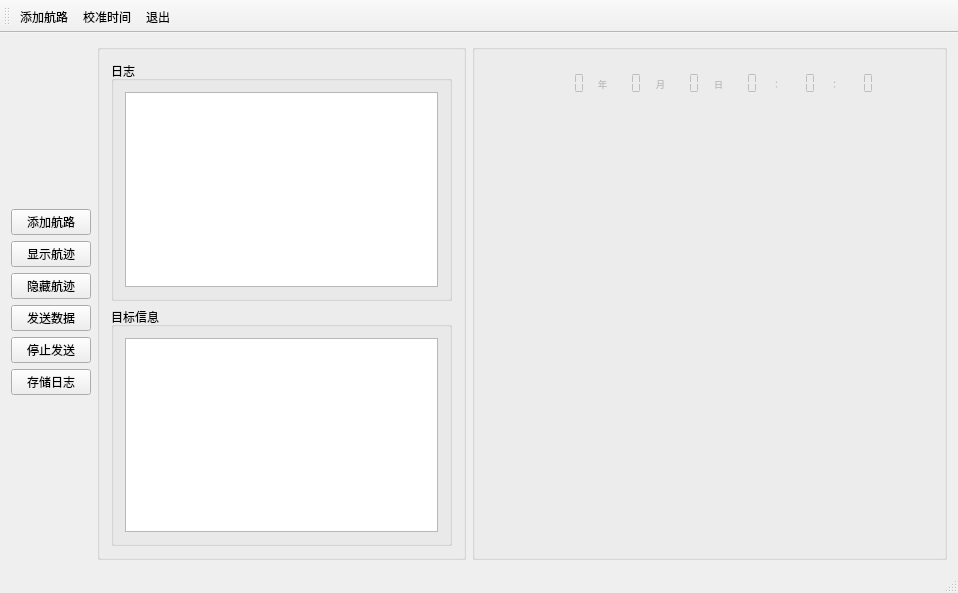
<?xml version="1.0" encoding="UTF-8"?>
<ui version="4.0">
 <class>QFlightPath</class>
 <widget class="QMainWindow" name="QFlightPath">
  <property name="geometry">
   <rect>
    <x>0</x>
    <y>0</y>
    <width>958</width>
    <height>593</height>
   </rect>
  </property>
  <property name="windowTitle">
   <string>模拟航路生成系统V1.0</string>
  </property>
  <widget class="QWidget" name="centralWidget">
   <layout class="QGridLayout" name="gridLayout_2">
    <item row="0" column="2">
     <layout class="QVBoxLayout" name="verticalLayout_3"/>
    </item>
    <item row="0" column="1">
     <layout class="QVBoxLayout" name="verticalLayout_2">
      <item>
       <spacer name="verticalSpacer_3">
        <property name="orientation">
         <enum>Qt::Vertical</enum>
        </property>
        <property name="sizeHint" stdset="0">
         <size>
          <width>20</width>
          <height>22</height>
         </size>
        </property>
       </spacer>
      </item>
      <item>
       <widget class="QPushButton" name="pushButton">
        <property name="text">
         <string>添加航路</string>
        </property>
       </widget>
      </item>
      <item>
       <widget class="QPushButton" name="btnDisplayFlightPath">
        <property name="text">
         <string>显示航迹</string>
        </property>
       </widget>
      </item>
      <item>
       <widget class="QPushButton" name="btnHideFlightPath">
        <property name="text">
         <string>隐藏航迹</string>
        </property>
       </widget>
      </item>
      <item>
       <widget class="QPushButton" name="btnSend">
        <property name="text">
         <string>发送数据</string>
        </property>
       </widget>
      </item>
      <item>
       <widget class="QPushButton" name="btnDisconnect">
        <property name="text">
         <string>停止发送</string>
        </property>
       </widget>
      </item>
      <item>
       <widget class="QPushButton" name="btnSavelog">
        <property name="text">
         <string>存储日志</string>
        </property>
       </widget>
      </item>
      <item>
       <spacer name="verticalSpacer_2">
        <property name="orientation">
         <enum>Qt::Vertical</enum>
        </property>
        <property name="sizeHint" stdset="0">
         <size>
          <width>20</width>
          <height>134</height>
         </size>
        </property>
       </spacer>
      </item>
     </layout>
    </item>
    <item row="0" column="3">
     <widget class="QGroupBox" name="groupBox_3">
      <property name="title">
       <string/>
      </property>
      <layout class="QVBoxLayout" name="verticalLayout_5">
       <item>
        <widget class="QGroupBox" name="groupBox_4">
         <property name="title">
          <string>日志</string>
         </property>
         <layout class="QVBoxLayout" name="verticalLayout_4">
          <item>
           <widget class="QPlainTextEdit" name="editlog">
            <property name="enabled">
             <bool>true</bool>
            </property>
           </widget>
          </item>
         </layout>
        </widget>
       </item>
       <item>
        <widget class="QGroupBox" name="groupBox_2">
         <property name="title">
          <string>目标信息</string>
         </property>
         <layout class="QHBoxLayout" name="horizontalLayout_4">
          <item>
           <widget class="QTableWidget" name="FlightPathTable">
            <property name="enabled">
             <bool>true</bool>
            </property>
            <property name="sizePolicy">
             <sizepolicy hsizetype="Ignored" vsizetype="Expanding">
              <horstretch>0</horstretch>
              <verstretch>0</verstretch>
             </sizepolicy>
            </property>
            <property name="font">
             <font>
              <family>微软雅黑</family>
              <pointsize>15</pointsize>
             </font>
            </property>
            <property name="sortingEnabled">
             <bool>false</bool>
            </property>
           </widget>
          </item>
         </layout>
        </widget>
       </item>
      </layout>
     </widget>
    </item>
    <item row="0" column="4">
     <widget class="QGroupBox" name="groupBox">
      <layout class="QVBoxLayout" name="verticalLayout">
       <item>
        <widget class="TimeWidget" name="widget" native="true">
         <property name="enabled">
          <bool>false</bool>
         </property>
         <property name="sizePolicy">
          <sizepolicy hsizetype="Preferred" vsizetype="Fixed">
           <horstretch>0</horstretch>
           <verstretch>0</verstretch>
          </sizepolicy>
         </property>
         <property name="autoFillBackground">
          <bool>false</bool>
         </property>
         <layout class="QHBoxLayout" name="horizontalLayout">
          <item>
           <spacer name="horizontalSpacer_2">
            <property name="orientation">
             <enum>Qt::Horizontal</enum>
            </property>
            <property name="sizeHint" stdset="0">
             <size>
              <width>40</width>
              <height>20</height>
             </size>
            </property>
           </spacer>
          </item>
          <item>
           <widget class="QLCDNumber" name="LCDYear">
            <property name="sizePolicy">
             <sizepolicy hsizetype="Fixed" vsizetype="Minimum">
              <horstretch>0</horstretch>
              <verstretch>0</verstretch>
             </sizepolicy>
            </property>
            <property name="font">
             <font>
              <pointsize>7</pointsize>
             </font>
            </property>
            <property name="frameShape">
             <enum>QFrame::NoFrame</enum>
            </property>
            <property name="smallDecimalPoint">
             <bool>false</bool>
            </property>
            <property name="digitCount">
             <number>4</number>
            </property>
            <property name="segmentStyle">
             <enum>QLCDNumber::Flat</enum>
            </property>
           </widget>
          </item>
          <item>
           <widget class="QLabel" name="label_3">
            <property name="font">
             <font>
              <pointsize>7</pointsize>
             </font>
            </property>
            <property name="text">
             <string>年</string>
            </property>
           </widget>
          </item>
          <item>
           <widget class="QLCDNumber" name="LCDMonth">
            <property name="sizePolicy">
             <sizepolicy hsizetype="Fixed" vsizetype="Minimum">
              <horstretch>0</horstretch>
              <verstretch>0</verstretch>
             </sizepolicy>
            </property>
            <property name="font">
             <font>
              <pointsize>7</pointsize>
             </font>
            </property>
            <property name="frameShape">
             <enum>QFrame::NoFrame</enum>
            </property>
            <property name="smallDecimalPoint">
             <bool>false</bool>
            </property>
            <property name="digitCount">
             <number>2</number>
            </property>
            <property name="segmentStyle">
             <enum>QLCDNumber::Flat</enum>
            </property>
           </widget>
          </item>
          <item>
           <widget class="QLabel" name="label_4">
            <property name="font">
             <font>
              <pointsize>7</pointsize>
             </font>
            </property>
            <property name="text">
             <string>月</string>
            </property>
           </widget>
          </item>
          <item>
           <widget class="QLCDNumber" name="LCDDay">
            <property name="frameShape">
             <enum>QFrame::NoFrame</enum>
            </property>
            <property name="smallDecimalPoint">
             <bool>false</bool>
            </property>
            <property name="digitCount">
             <number>2</number>
            </property>
            <property name="segmentStyle">
             <enum>QLCDNumber::Flat</enum>
            </property>
           </widget>
          </item>
          <item>
           <widget class="QLabel" name="label_5">
            <property name="font">
             <font>
              <pointsize>7</pointsize>
             </font>
            </property>
            <property name="text">
             <string>日</string>
            </property>
           </widget>
          </item>
          <item>
           <widget class="QLCDNumber" name="LCDHour">
            <property name="frameShape">
             <enum>QFrame::NoFrame</enum>
            </property>
            <property name="frameShadow">
             <enum>QFrame::Raised</enum>
            </property>
            <property name="smallDecimalPoint">
             <bool>false</bool>
            </property>
            <property name="digitCount">
             <number>2</number>
            </property>
            <property name="segmentStyle">
             <enum>QLCDNumber::Flat</enum>
            </property>
           </widget>
          </item>
          <item>
           <widget class="QLabel" name="label">
            <property name="sizePolicy">
             <sizepolicy hsizetype="Minimum" vsizetype="Preferred">
              <horstretch>0</horstretch>
              <verstretch>0</verstretch>
             </sizepolicy>
            </property>
            <property name="font">
             <font>
              <pointsize>7</pointsize>
             </font>
            </property>
            <property name="text">
             <string>：</string>
            </property>
           </widget>
          </item>
          <item>
           <widget class="QLCDNumber" name="LCDMin">
            <property name="frameShape">
             <enum>QFrame::NoFrame</enum>
            </property>
            <property name="smallDecimalPoint">
             <bool>false</bool>
            </property>
            <property name="digitCount">
             <number>2</number>
            </property>
            <property name="segmentStyle">
             <enum>QLCDNumber::Flat</enum>
            </property>
           </widget>
          </item>
          <item>
           <widget class="QLabel" name="label_2">
            <property name="sizePolicy">
             <sizepolicy hsizetype="Minimum" vsizetype="Preferred">
              <horstretch>0</horstretch>
              <verstretch>0</verstretch>
             </sizepolicy>
            </property>
            <property name="font">
             <font>
              <pointsize>7</pointsize>
              <kerning>true</kerning>
             </font>
            </property>
            <property name="text">
             <string>：</string>
            </property>
           </widget>
          </item>
          <item>
           <widget class="QLCDNumber" name="LCDSec">
            <property name="frameShape">
             <enum>QFrame::NoFrame</enum>
            </property>
            <property name="smallDecimalPoint">
             <bool>false</bool>
            </property>
            <property name="digitCount">
             <number>2</number>
            </property>
            <property name="segmentStyle">
             <enum>QLCDNumber::Flat</enum>
            </property>
           </widget>
          </item>
          <item>
           <spacer name="horizontalSpacer">
            <property name="orientation">
             <enum>Qt::Horizontal</enum>
            </property>
            <property name="sizeHint" stdset="0">
             <size>
              <width>40</width>
              <height>20</height>
             </size>
            </property>
           </spacer>
          </item>
         </layout>
        </widget>
       </item>
       <item>
        <widget class="RadarWidget" name="Radar" native="true"/>
       </item>
      </layout>
     </widget>
    </item>
   </layout>
  </widget>
  <widget class="QToolBar" name="mainToolBar">
   <attribute name="toolBarArea">
    <enum>TopToolBarArea</enum>
   </attribute>
   <attribute name="toolBarBreak">
    <bool>false</bool>
   </attribute>
   <addaction name="actionAddFlightPath"/>
   <addaction name="actionCalification"/>
   <addaction name="actionQuit"/>
  </widget>
  <widget class="QStatusBar" name="statusBar"/>
  <action name="actionAddFlightPath">
   <property name="text">
    <string>添加航路</string>
   </property>
  </action>
  <action name="actionCalification">
   <property name="text">
    <string>校准时间</string>
   </property>
  </action>
  <action name="actionQuit">
   <property name="text">
    <string>退出</string>
   </property>
  </action>
 </widget>
 <layoutdefault spacing="6" margin="11"/>
 <customwidgets>
  <customwidget>
   <class>RadarWidget</class>
   <extends>QWidget</extends>
   <header location="global">radarwidget.h</header>
   <container>1</container>
  </customwidget>
  <customwidget>
   <class>TimeWidget</class>
   <extends>QWidget</extends>
   <header location="global">timewidget.h</header>
   <container>1</container>
  </customwidget>
 </customwidgets>
 <resources/>
 <connections/>
</ui>
